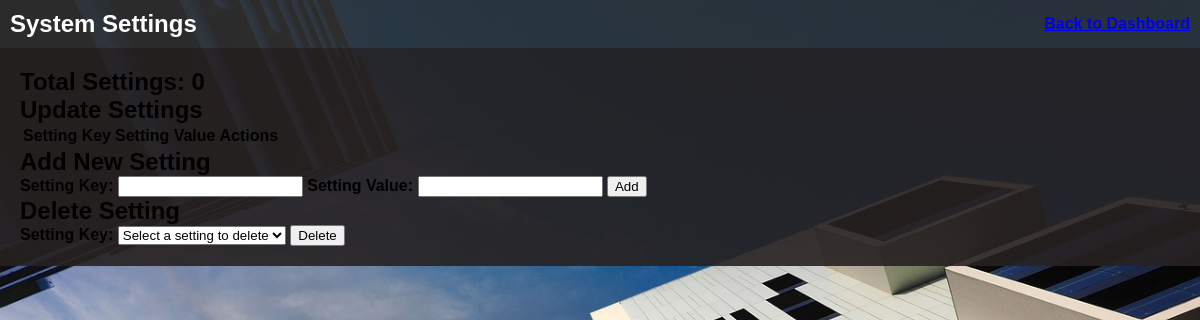
Before: /admin/system_settings.php (signed in) with the older database file.
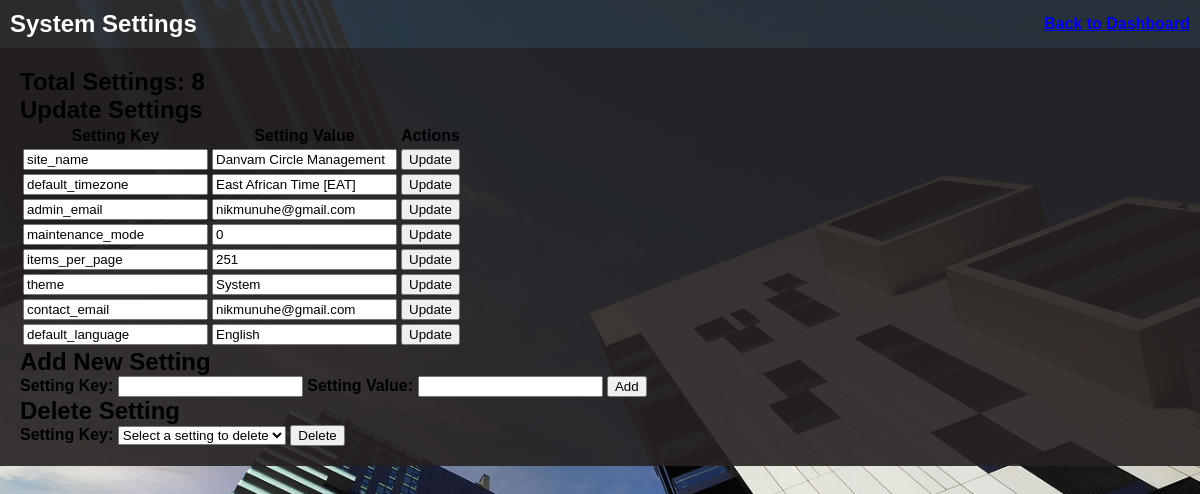
After: the same page with the newer database file.
### tables this page shows
CREATE TABLE Settings (
    setting_key TEXT PRIMARY KEY,
    setting_value TEXT
);

### admin/system_settings.php (the view, shortened to what this page needs)
<?php
function executeQuery($db, $query) {
    $result = $db->query($query);
    return $result;
}
$db = new SQLite3('../property_database.db');
function getAllSettings($db) {
    $result = $db->query('SELECT setting_key, setting_value FROM Settings');
    $settings = [];
    while ($row = $result->fetchArray(SQLITE3_ASSOC)) {
        $settings[] = $row;
    }
    return $settings;
}
$settings = getAllSettings($db);
$totalSettingsQuery = executeQuery($db, 'SELECT COUNT(*) AS total_settings FROM Settings');
$totalSettings = $totalSettingsQuery->fetchArray(SQLITE3_ASSOC)['total_settings'];
?>
<!DOCTYPE html>
<html lang="en">
<head>
    <link rel="stylesheet" href="../style.css">
</head>
<body>
    <div class="dashboard-container">
        <header>
            <h1>System Settings</h1>
            <a href="../admin_dashboard.php" class="back">Back to Dashboard</a>
        </header>
        <main>
            <h2>Total Settings: <?php echo $totalSettings; ?></h2>
            <h2>Update Settings</h2>
            <form method="post" action="">
                <table>
                    <tr>
                        <th>Setting Key</th>
                        <th>Setting Value</th>
                        <th>Actions</th>
                    </tr>
                    <?php foreach ($settings as $setting): ?>
                    <tr>
                        <td>
                            <input type="text" name="setting_key" value="<?php echo htmlspecialchars($setting['setting_key']); ?>" readonly>
                        </td>
                        <td>
                            <input type="text" name="setting_value" value="<?php echo htmlspecialchars($setting['setting_value']); ?>" required>
                        </td>
                        <td>
                            <button type="submit">Update</button>
                        </td>
                    </tr>
                    <?php endforeach; ?>
                </table>
            </form>
            <h2>Add New Setting</h2>
            <form method="post" action="">
                <label for="new_setting_key">Setting Key:</label>
                <input type="text" id="new_setting_key" name="new_setting_key" required>
                <label for="new_setting_value">Setting Value:</label>
                <input type="text" id="new_setting_value" name="new_setting_value" required>
                <button type="submit">Add</button>
            </form>
            <h2>Delete Setting</h2>
            <form method="post" action="">
                <label for="delete_setting_key">Setting Key:</label>
                <select id="delete_setting_key" name="setting_key" required>
                    <option value="" disabled selected>Select a setting to delete</option>
                </select>
                <button type="submit">Delete</button>
            </form>
        </main>
    </div>
</body>
</html>

### style.css (style rules this page uses)
body, html { margin: 0; padding: 0; font-family: Arial, sans-serif; font-weight: 600; height: 100%; position: relative; overflow: hidden; }
h1, h2, p { margin: 0; padding: 0; }
header { background: rgba(51, 51, 51, 0.8); color: #fff; padding: 10px; display: flex; justify-content: space-between; align-items: center; }
header h1 { margin: 0; font-size: 24px; font-weight: 700; }
main { flex-grow: 1; padding: 20px; background: rgba(255, 255, 255, 0.9); }
main { flex-grow: 1; padding: 20px; background: rgba(39, 34, 34, 0.9); }

### admin/system_settings.php (style rules this page uses)
body { background-image: url('../images/admin_background.jpg'); background-size: cover; background-repeat: no-repeat; background-attachment: fixed; overflow-y: scroll; }

Changed rows visible on the page:
added settings: setting_key "site_name", setting_value "Danvam Circle Management"
added settings: setting_key "default_timezone", setting_value "East African Time [EAT]"
added settings: setting_key "admin_email", setting_value "nikmunuhe@gmail.com"
added settings: setting_key "maintenance_mode", setting_value "0"
added settings: setting_key "items_per_page", setting_value "251"
added settings: setting_key "theme", setting_value "System"
added settings: setting_key "contact_email", setting_value "nikmunuhe@gmail.com"
added settings: setting_key "default_language", setting_value "English"
Other visible differences:
$totalSettings: "0" → "8"
